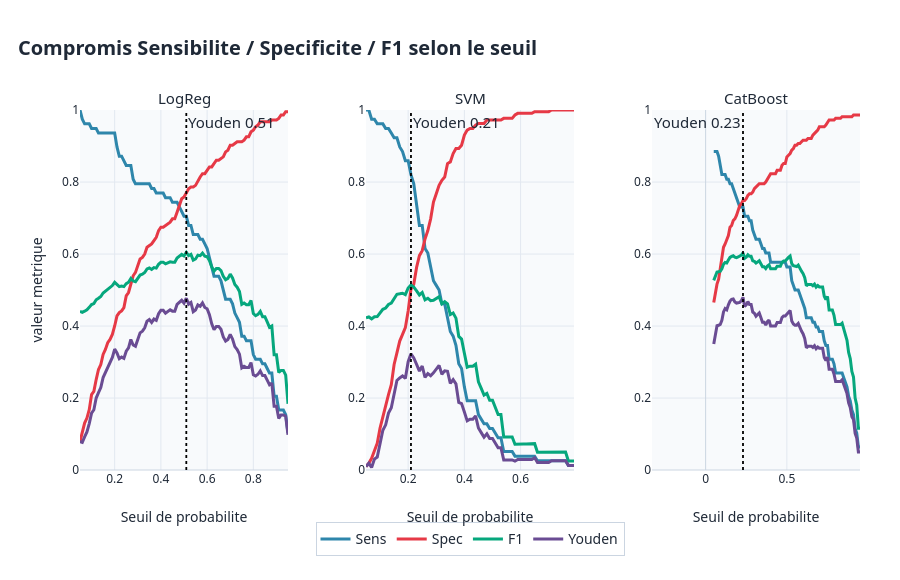

The cell this chart's notebook holds for it:
### Markdown cell above
## A.4 - Threshold sweep : sensibilite / specificite / F1 selon le seuil

Le seuil 0.5 par defaut n'est pas optimal sur une cohorte desequilibree. On trace **toutes** les metriques en fonction du seuil pour chaque modele.

### Code cell
thr_grid = np.linspace(0.05, 0.95, 91)
sweep = []
for name, p in probas.items():
    for t in thr_grid:
        pred = (p >= t).astype(int)
        if pred.sum() == 0 or pred.sum() == len(pred): continue
        sweep.append({
            'modele': name, 'thr': t,
            'Sens': recall_score(y, pred),
            'Spec': recall_score(y, pred, pos_label=0),
            'F1':   f1_score(y, pred),
            'Prec': precision_score(y, pred),
            'Acc':  accuracy_score(y, pred),
            'Youden': recall_score(y, pred) - (1 - recall_score(y, pred, pos_label=0)),
        })
sw = pd.DataFrame(sweep)

fig = make_subplots(rows=1, cols=3, subplot_titles=tuple(MODELS),
                    horizontal_spacing=0.10)
for i, name in enumerate(MODELS, start=1):
    sub = sw[sw['modele']==name]
    for col, metric in [(PALETTE['TSA'], 'Sens'),
                         (PALETTE['TDAH+TDA'], 'Spec'),
                         (PALETTE['CatBoost'], 'F1'),
                         (PALETTE['LogReg'], 'Youden')]:
        fig.add_trace(go.Scatter(
            x=sub['thr'], y=sub[metric], mode='lines',
            name=metric, line=dict(color=col, width=3),
            showlegend=(i==1), legendgroup=metric,
            hovertemplate=f'<b>{name}</b><br>seuil=%{{x:.2f}}<br>{metric}=%{{y:.3f}}<extra></extra>'),
            row=1, col=i)
    # Seuil Youden optimal
    t_y = sub.loc[sub['Youden'].idxmax(), 'thr']
    fig.add_vline(x=t_y, line=dict(color='black', width=1.8, dash='dot'),
                  annotation_text=f'Youden {t_y:.2f}',
                  annotation_font=dict(size=12, color=PALETTE['fg']),
                  annotation_position='top right' if i<3 else 'top left',
                  row=1, col=i)
    fig.update_xaxes(title_text='Seuil de probabilite', row=1, col=i)
    fig.update_yaxes(title_text='valeur metrique' if i==1 else '', range=[0,1], row=1, col=i)

fig.update_layout(height=580,
                  title=dict(text='<b>Compromis Sensibilite / Specificite / F1 selon le seuil</b>',
                             font=dict(size=20)),
                  legend=dict(orientation='h', yanchor='bottom', y=-0.24,
                              xanchor='center', x=0.5, font=dict(size=14)),
                  margin=dict(l=80, r=40, t=110, b=110))
style_subplot_titles(fig, size=15)
fig.write_image(str(OUT/'A4_threshold_sweep.png'), width=1900, height=580, scale=2)
fig.show()
